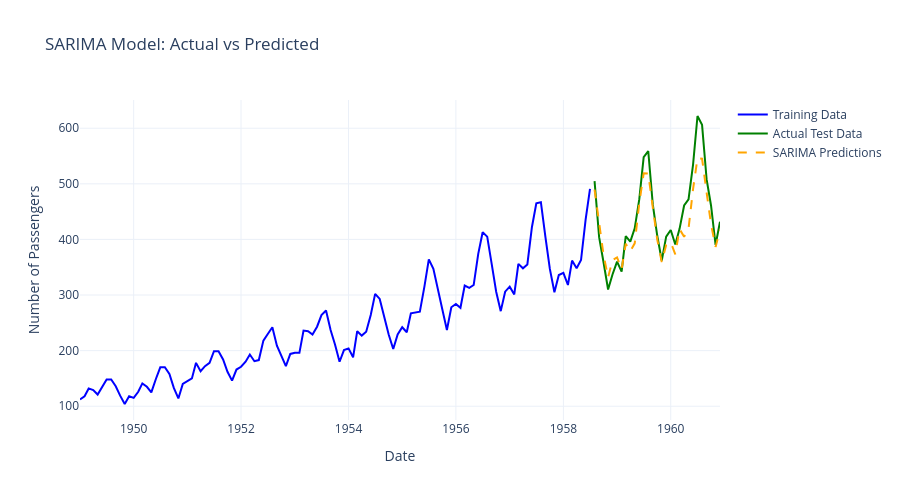

The code cell stored with this chart in its notebook:
### Markdown cell above
## 8. Visualize SARIMA Results

### Code cell
# Visualize SARIMA predictions
fig = go.Figure()

# Training data
fig.add_trace(go.Scatter(
    x=train.index,
    y=train['Passengers'],
    mode='lines',
    name='Training Data',
    line=dict(color='blue', width=2)
))

# Actual test data
fig.add_trace(go.Scatter(
    x=test.index,
    y=test['Passengers'],
    mode='lines',
    name='Actual Test Data',
    line=dict(color='green', width=2)
))

# SARIMA predictions
fig.add_trace(go.Scatter(
    x=test.index,
    y=sarima_predictions,
    mode='lines',
    name='SARIMA Predictions',
    line=dict(color='orange', width=2, dash='dash')
))

fig.update_layout(
    title='SARIMA Model: Actual vs Predicted',
    xaxis_title='Date',
    yaxis_title='Number of Passengers',
    hovermode='x unified',
    template='plotly_white',
    height=500
)

fig.show()
